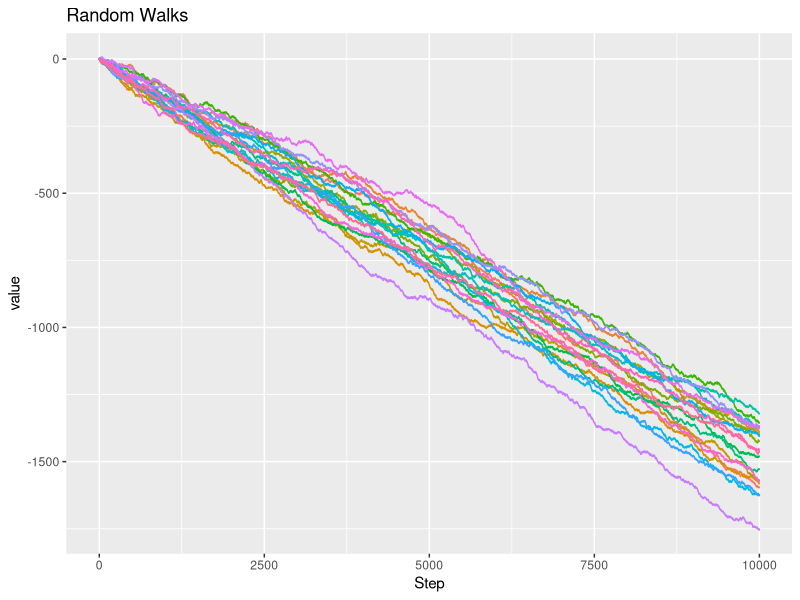
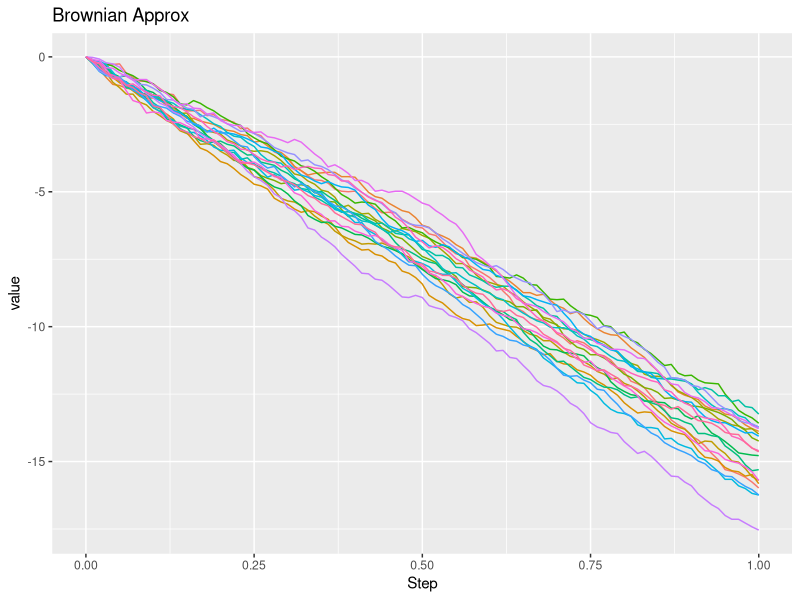
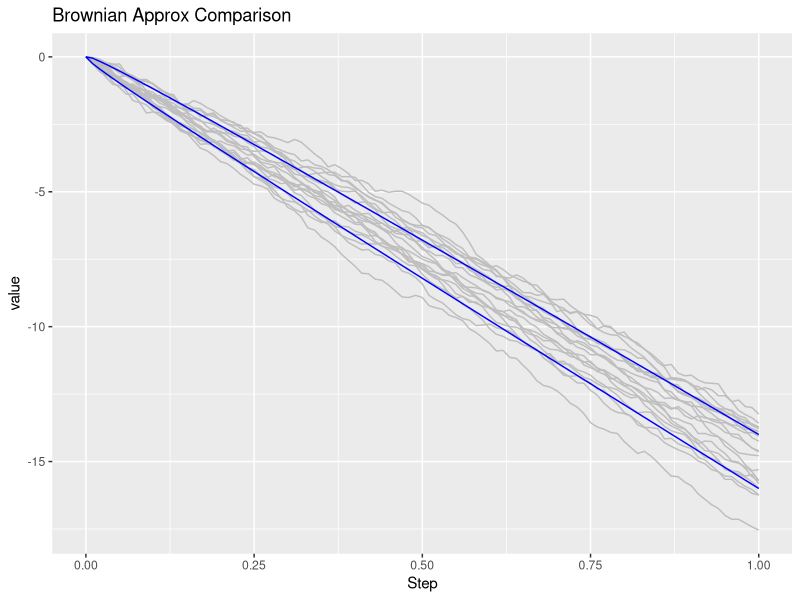

Source code (R) for these figures, in order:
library("ggplot2")
library("reshape2")
start<-0
end<-1
size<-.01
i=20
N<-10000
alpha<--15
pn<-1/2+(alpha)/(2*sqrt(N))

Yt<-function(x,i){1/sqrt(N)*df[trunc(N*x)+1,i]}


  columns<-c("Step",1:i)
  df = data.frame(matrix(nrow = N+1, ncol = length(columns))) 
  colnames(df) = columns
  df$Step<-c(0:N)
  for(j in 1:i){
    e<-rbinom(N,1,pn)*2-1 
    df[,j+1]<-c(append(cumsum(e),0,after=0))
  }
  df
  df_long <- melt(df, id= c("Step")) 
  ggplot(data = df_long, aes(x = Step, y = value, color = variable)) +
    geom_step()+theme(legend.position="none")+ ggtitle('Random Walks')
  
  dfb<-data.frame(matrix(nrow = length(seq(start,end,size)), ncol = length(columns))) 
  colnames(dfb) = columns
  t<-seq(start,end,size)
  dfb$Step<-t
  for(j in 1:i){
    
    dfb[,j+1]<-Yt(dfb$Step,j+1) 
  }
  dfb_long <- melt(dfb, id= c("Step")) 
  ggplot(data = dfb_long, aes(x = Step, y = value, color = variable)) +
    geom_line()+theme(legend.position="none")+ ggtitle('Brownian Approx')

##comparar con graficas
  

  f3<-alpha*t+sqrt(t)
  f4<-alpha*t-sqrt(t)
  dfc<-data.frame(dfb,f3,f4)

  dfc_long <- melt(dfc, id= c("Step")) 
  ggplot(data = dfc_long, aes(x = Step, y = value, color = variable)) +
    geom_line()+theme(legend.position="none")+
    scale_color_manual(values = c(rep("gray", 20),"blue","blue"))+
    ggtitle('Brownian Approx Comparison')
  
